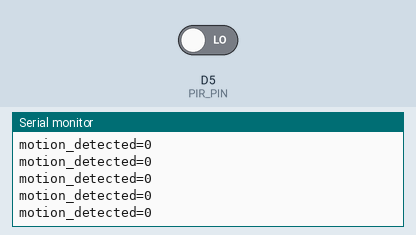
The sketch below on a simulated ESP8266 (NodeMCU). Shown: the last lines printed to the serial monitor. The inputs (shaded band) are chosen by the test bench; at power-on: D5 (PIR_PIN) LOW.

Above: at 1.2 s.
1.3 s: D5 (PIR_PIN) driven HIGH
At 1.31 s:
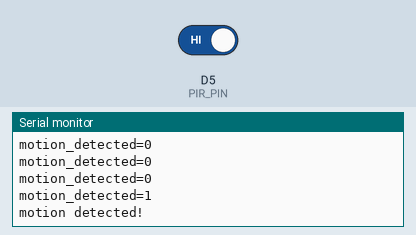
2.9 s: D5 (PIR_PIN) driven LOW
At 2.91 s:
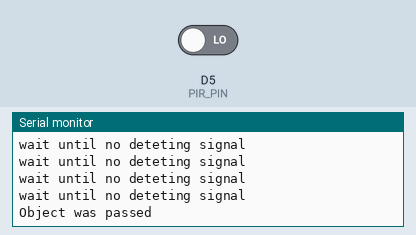

The sketch:

PIR.ino
```cpp
#define PIR_PIN D5

void setup() {
  Serial.begin(115200);
  pinMode(PIR_PIN, INPUT);
}

void loop() {
  int motion_detected;
  motion_detected = digitalRead(PIR_PIN);
  Serial.println("motion_detected=" + String(motion_detected));
  if(motion_detected == 1)
  {
    Serial.println("motion detected!");
    // signaal debounce
    delay(100);
    motion_detected = digitalRead(PIR_PIN);
    while(motion_detected == 1)
    {
      Serial.println("wait until no deteting signal");
      delay(100);
      motion_detected = digitalRead(PIR_PIN);
    }
    Serial.println("Object was passed");
  }
  delay(100);
}
```

Measured:
- after the input at 1.3 s, the serial monitor: prints a new line at once (image 1)
- after the input at 2.9 s, the serial monitor: prints a new line at once (image 2)
